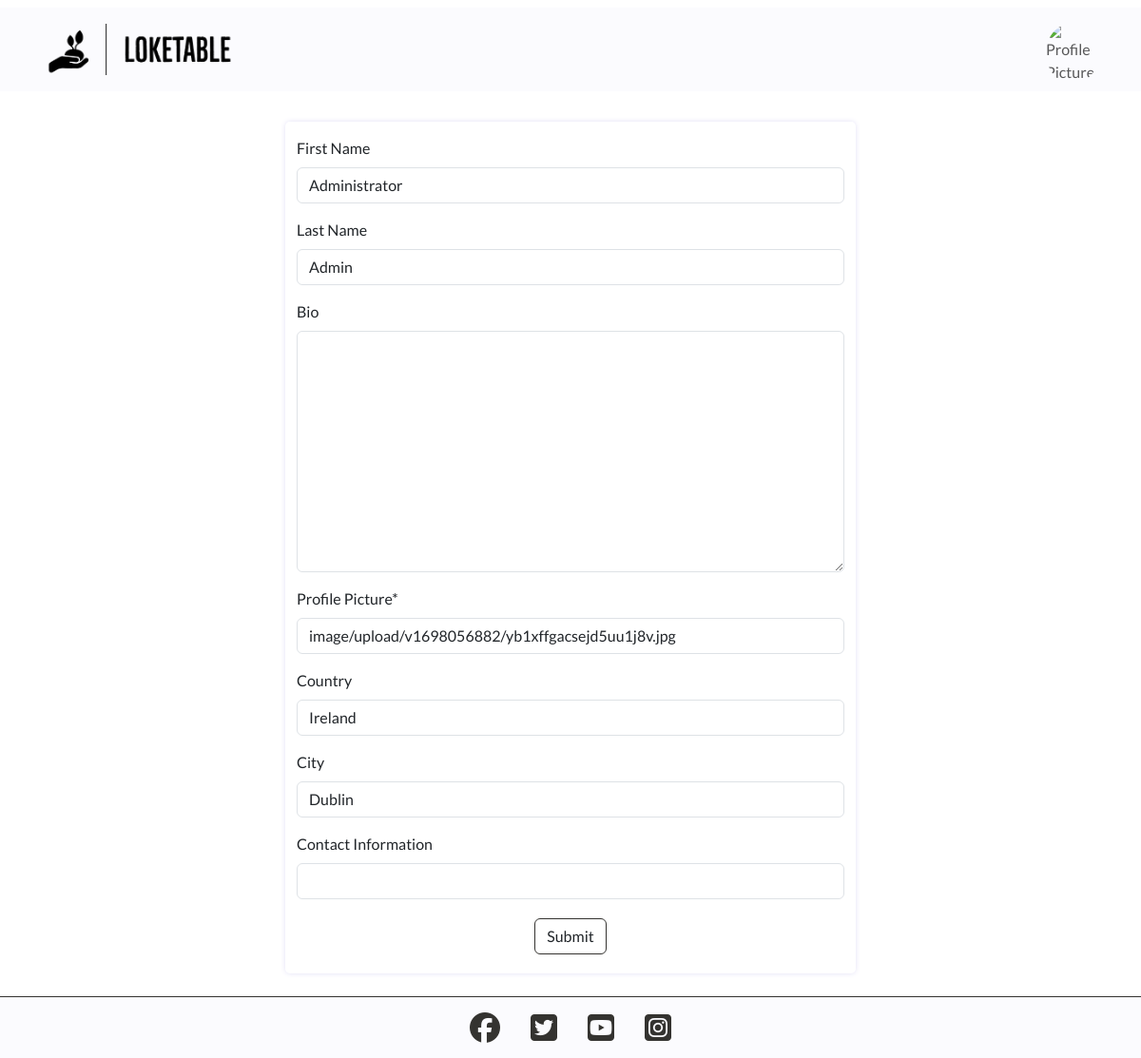
The page /user/edit/1/ (signed in) on the database its author committed.
### profiles/models.py (models this page shows, shortened)
class Profile(models.Model):
    user = models.OneToOneField(
        User,
        on_delete=models.CASCADE,
        related_name='profile'
        )
    first_name = models.CharField(max_length=30, null=True, blank=True)
    last_name = models.CharField(max_length=30, null=True, blank=True)
    bio = models.TextField(max_length=1500, null=True, blank=True)
    country = models.CharField(max_length=30, null=True, blank=True)
    city = models.CharField(max_length=30, null=True, blank=True)
    created_date = models.DateTimeField(auto_now_add=True)
    updated_date = models.DateTimeField(auto_now=True)
    image = CloudinaryField('image', default='placeholder')
    contact = models.CharField(max_length=30, null=True, blank=True)

### profiles/views.py (the view, shortened to what this page needs)
# urls.py: path('edit/<int:pk>/', EditProfile.as_view(), name='edit_profile'),
class EditProfile(
    SuccessMessageMixin,
    LoginRequiredMixin,
    UserPassesTestMixin,
    generic.UpdateView
):
    template_name = 'profiles/edit_profile.html'
    form_class = ProfileForm
    model = Profile
    success_message = 'Profile edited successfully'
    def test_func(self):
        return self.request.user == self.get_object().user

### profiles/forms.py
class ProfileForm(forms.ModelForm):
    class Meta:
        model = Profile
        fields = [
            'first_name',
            'last_name',
            'bio',
            'image',
            'country',
            'city',
            'contact'
        ]
        labels = {
            'first_name': 'First Name',
            'last_name': 'Last Name',
            'bio': 'Bio',
            'image': 'Profile Picture',
            'country': 'Country',
            'city': 'City',
            'contact': 'Contact Information'
        }

### home/templatetags/custom_tags.py (called while the page is built)
@register.filter
def search_bar_urls(url_name):
    included_urls = [
        'home',
        'products',
        'favorites'
    ]
    return url_name not in included_urls

### profiles/templates/profiles/edit_profile.html (shortened to what this page needs)
{% extends 'base.html' %}
{% block content %}
    <div class="container form-container">
        <form method="POST" enctype="multipart/form-data" class="my-4 py-3">
            {{ form | crispy }}
            <div class="d-flex justify-content-center">
                <input type="submit" value="Submit" class="btn general-purpose-btn my-1">
            </div>
        </form>
    </div>
{% endblock %}

### static/css/base.css (style rules this page uses)
:root { --title: 'Montserrat', sans-serif; --body: 'Lato', sans-serif; --jet: #343330; --drab-dark-brown: #45462A; --field-drab: #7E5920; --fulvous: #DC851F; --orange-peel: #FFA737; --cloud-white: rgb(255, 255, 255); --off-lavender: rgba(216,212,242,0.1); --box-shadow-small-lavender: 0px 0px 6px -1px rgb(216,212,242); }
html, body { height: 100%; }
body { display: flex; flex-direction: column; font-family: var(--body); }
.general-purpose-btn { background-color: var(--cloud-white); border: 1px solid var(--jet); }
.form-control::placeholder { font-size: 0.95rem; color: #aaa; font-style: italic; }
.form-container { width: 90%; box-shadow: var(--box-shadow-small-lavender); border-radius: 5px; }
@media screen and (min-width: 576px) { .form-container { width: 75%; } }
@media screen and (min-width: 992px) { .form-container { width: 50%; } }

### rows shown on the page
Profile: first_name "Administrator", last_name "Admin", image "image/upload/v1698056882/yb1xffgacsejd5uu1j8v.jpg", country "Ireland", city "Dublin"
